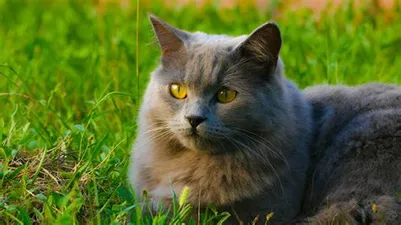
#> input picture photos/cat.webp, 401 x 225 px, found by its file name
$ python basic.py
#> lines starting #> are read from the running program, lines starting #| are printed output that depends on the picture
import cv2 as cv

img = cv.imread('Photos/cat.webp')
#> img is the input picture: shape (225, 401, 3); mean B, G, R 40.1, 106.4, 88.2

cv.imshow('cat', img)

#converting  to grayscale

gray = cv.cvtColor(img, cv.COLOR_BGR2GRAY)
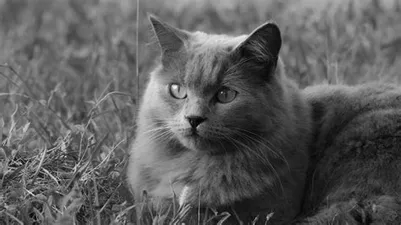
#> gray: shape (225, 401); min 0, max 248, mean 93.4
cv.imshow('Gray',gray)

 # Blur
blur = cv.GaussianBlur(img,(3,3),cv.BORDER_DEFAULT)
cv.imshow('Blur',blur)

# Edge cascade
canny = cv.Canny( img, 125,175)
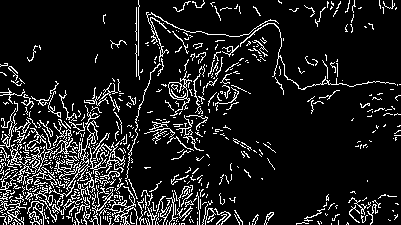
#> canny: shape (225, 401); 11.4% white in thin lines or dots
cv.imshow('Canny Edges', canny)

# Dilating the image
dilated = cv.dilate(canny, (3,3), iterations=1)
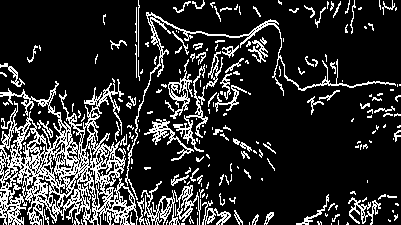
#> dilated: shape (225, 401); 18% white in thin lines or dots
cv.imshow('dilated', dilated)

# Erroding
eroded = cv.erode(dilated, (3,3),iterations=1)
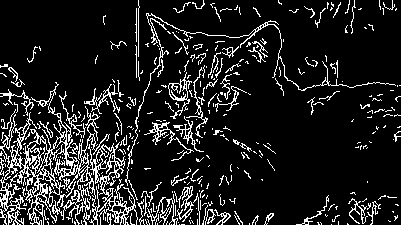
#> eroded: shape (225, 401); 12.6% white in thin lines or dots
cv.imshow('eroded', eroded)

# Resize
resized = cv.resize(img, (500,500), interpolation=cv.INTER_CUBIC)
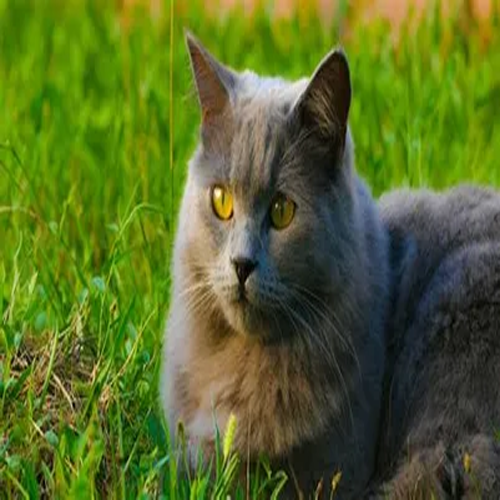
#> resized: shape (500, 500, 3); mean B, G, R 40.2, 106.4, 88.2
cv.imshow('resized', resized)


# crapping
cropped = img[50:200,100:200]
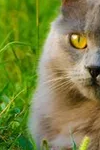
#> cropped: shape (150, 100, 3); mean B, G, R 67.6, 132.5, 123.5
cv.imshow('Cropped', cropped)
cv.waitKey(0)
